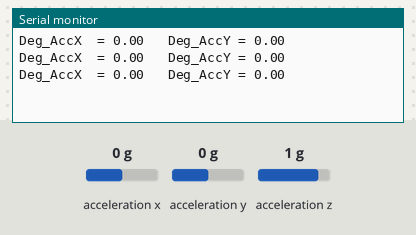
Bench run of a sketch on a simulated Arduino Nano, built with avr-gcc and run on an emulated ATmega328P. Shown: the last lines printed to the serial monitor. Wiring (inferred from the names in the program): MPU-6050 motion sensor at I2C address 0x68. The test bench sets the inputs (shaded band); at power-on: acceleration z 1 g, acceleration x 0 g, acceleration y 0 g.

Above: at 1.3 s.
1.4 s: acceleration z set to 0 g
At 1.9 s:
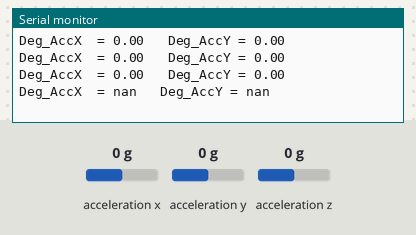
3.5 s: acceleration x set to -1.4 g
At 3.9 s:
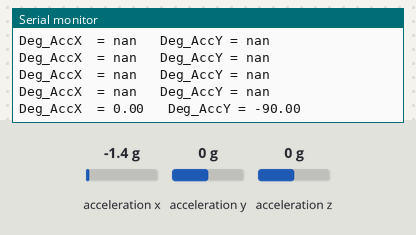
5.0 s: acceleration y set to -1.4 g
At 5.4 s:
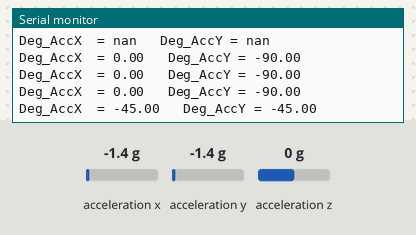
Timing chart, 0 to 8.0 s (numbered marks = the images above; inputs shaded):
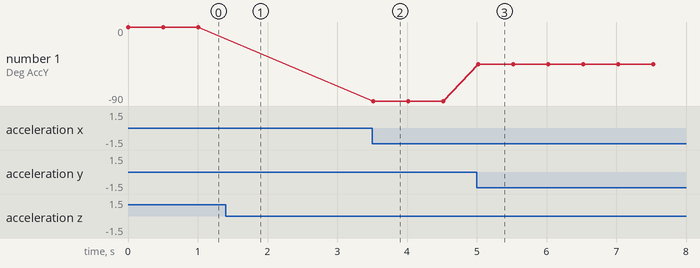

The sketch:

Dril_MPU6050.ino
```cpp
#include "Wire.h" // Init I2C

#define MPU_ADDR 0x68 // I2C address for the MPU-6050.
#define ACC_XYZ_ADDR 0X3B

float Deg_AccX, Deg_AccY;

int16_t acc_x, acc_y, acc_z;

const double RadToDeg = 57.295779513082320876798154814105;

void setup() {

  Serial.begin(9600); //Start serial communication.

  Wire.begin(); // Assin Nano as I2C master (Leave the argument empty.). The slave will be MPU-6050.
  Wire.beginTransmission(MPU_ADDR); // Get ready for the data transmission to the I2C slave device.
  Wire.write(MPU_ADDR); //  Store the data which should be transmitted after Wire.endTransmission(). 0x6B: PWR_MGMT_1 register
  Wire.write(0); // set to zero (wakes up the MPU-6050)
  Wire.endTransmission(); // Send data stored by Wire.write().

}


void Get_Raw_ACC (){

    while (Wire.available()) // Return number of bytes
  {
      acc_x = Wire.read() << 8 | Wire.read(); // Master reads 8bit data from Slave device.
      acc_y = Wire.read() << 8 | Wire.read();
      acc_z = Wire.read() << 8 | Wire.read();
  }
}

void Request_ACC(){

  Wire.beginTransmission(MPU_ADDR); // Ready for the data transmisttion for MPU6050: https://www.arduino.cc/en/Reference/WireBeginTransmission
  Wire.write(ACC_XYZ_ADDR); // Store the data which should be transmitted after Wire.endTransmission(). 0x3B: ACCEL_XOUT (See the resister table of datasheet)
  Wire.endTransmission(false);
  Wire.requestFrom(MPU_ADDR, 6); // Master requests 6 Byte from Slave.
}

void Convert_RawToDeg(){

//Roll (X), Pitch (Y) equation

Deg_AccX = atan(acc_y / sqrt(pow(acc_x,2) + pow(acc_z,2)))*RadToDeg; // Calculation for Roll(Left UpDown and Right UpDown)
Deg_AccY = atan(acc_x/sqrt(pow(acc_y,2)+pow(acc_z,2)))*RadToDeg; // Calculation for Pitch (Up and Down)

      Serial.print("Deg_AccX  = ");
      Serial.print(Deg_AccX );
      Serial.print("\t Deg_AccY = ");
      Serial.println(Deg_AccY);

}

void loop() {
  // put your main code here, to run repeatedly:

  Request_ACC();

  Get_Raw_ACC();

  Convert_RawToDeg(); // Conver to Radian

  delay(500);

}
```

Measured:
- after the input at 1.4 s, the serial monitor: prints a new line after 0.11 s (image 1)
- after the input at 3.5 s, the serial monitor: prints a new line at once (image 2)
- after the input at 5.0 s, the serial monitor: prints a new line at once (image 3)
- plotted number 1: 0 → -90 after the input at 3.5 s, -90 → -45 after the input at 5.0 s
